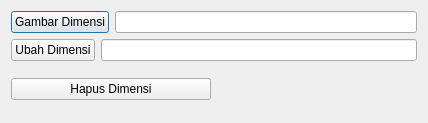
<?xml version="1.0" encoding="UTF-8"?>
<ui version="4.0">
 <class>Dialog</class>
 <widget class="QDialog" name="Dialog">
  <property name="geometry">
   <rect>
    <x>0</x>
    <y>0</y>
    <width>428</width>
    <height>123</height>
   </rect>
  </property>
  <property name="windowTitle">
   <string>Dialog</string>
  </property>
  <layout class="QGridLayout" name="gridLayout">
   <item row="0" column="0">
    <layout class="QHBoxLayout" name="horizontalLayout">
     <item>
      <widget class="QPushButton" name="btnDrawDist">
       <property name="text">
        <string>Gambar Dimensi</string>
       </property>
      </widget>
     </item>
     <item>
      <widget class="QLineEdit" name="lineEdit"/>
     </item>
    </layout>
   </item>
   <item row="1" column="0">
    <layout class="QHBoxLayout" name="horizontalLayout_2">
     <item>
      <widget class="QPushButton" name="btnEditDist">
       <property name="text">
        <string>Ubah Dimensi</string>
       </property>
      </widget>
     </item>
     <item>
      <widget class="QLineEdit" name="lineEdit_2"/>
     </item>
    </layout>
   </item>
   <item row="2" column="0">
    <layout class="QHBoxLayout" name="horizontalLayout_3">
     <item>
      <widget class="QPushButton" name="btnEraseDist">
       <property name="text">
        <string>Hapus Dimensi</string>
       </property>
      </widget>
     </item>
     <item>
      <widget class="QLabel" name="label">
       <property name="text">
        <string> </string>
       </property>
      </widget>
     </item>
    </layout>
   </item>
  </layout>
 </widget>
 <resources/>
 <connections/>
</ui>
